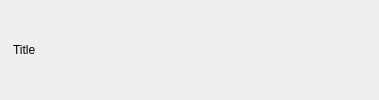
<?xml version="1.0" encoding="UTF-8"?>
<ui version="4.0">
 <class>FoldingBar</class>
 <widget class="QWidget" name="FoldingBar">
  <property name="autoFillBackground">
   <bool>true</bool>
  </property>
  <layout class="QHBoxLayout">
   <property name="margin">
    <number>0</number>
   </property>
   <item>
    <widget class="QLabel" name="arrowLabel">
     <property name="text">
      <string/>
     </property>
     <property name="pixmap">
      <pixmap resource="gerbil.qrc">:/basic/arrow-down</pixmap>
     </property>
    </widget>
   </item>
   <item>
    <widget class="QLabel" name="titleLabel">
     <property name="text">
      <string>Title</string>
     </property>
     <property name="textFormat">
      <enum>Qt::RichText</enum>
     </property>
     <property name="margin">
      <number>2</number>
     </property>
    </widget>
   </item>
   <item>
    <spacer name="horizontalSpacer">
     <property name="orientation">
      <enum>Qt::Horizontal</enum>
     </property>
     <property name="sizeHint" stdset="0">
      <size>
       <width>343</width>
       <height>20</height>
      </size>
     </property>
    </spacer>
   </item>
  </layout>
 </widget>
 <resources>
  <include location="gerbil.qrc"/>
 </resources>
 <connections/>
</ui>
